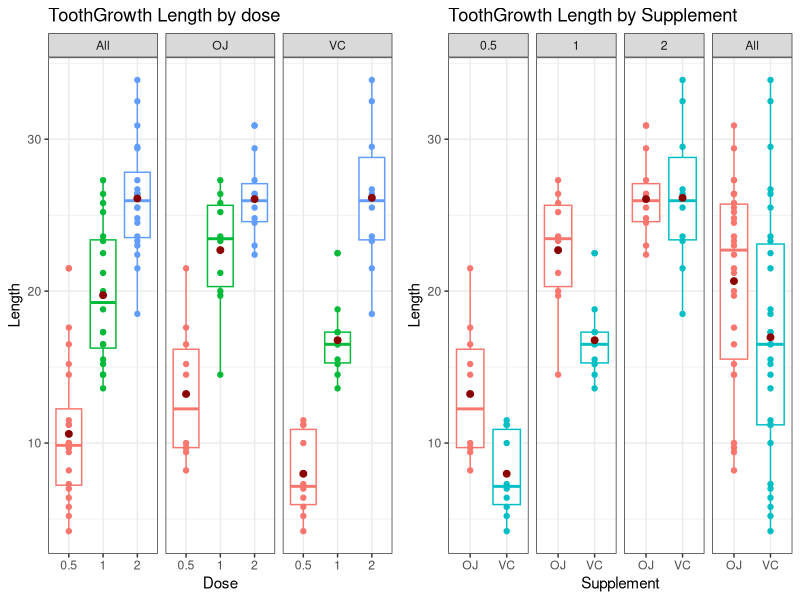

The R script that drew this image:
## ---- chunk 1
knitr::opts_chunk$set(echo = TRUE)
knitr::opts_chunk$set( fig.path = "figure/")
## ---- chunk 2
library(tidyverse, warn.conflicts = TRUE)
library(gridExtra, warn.conflicts = FALSE)
# Load the dataset
data("ToothGrowth")
# check the data types
str(ToothGrowth)
## ---- chunk 3
# Helper function (replicate the summary base fucntion)
mysummary <- function(dat){
    data.frame(
        Min = min(dat), Quantile25 = quantile(dat, 0.25),
        Median = median(dat), Mean = mean(dat),
        Quantile75 = quantile(dat, 0.75), Max = max(dat)  )}

# convert the factor / numeric in char to aggreagate the data in a single table.
ToothGrowthTab <- ToothGrowth %>% mutate(dose = as.character(dose),
                                         supp = as.character(supp))
# build the summary dataset
ToothGrowthTab  %>% group_by(supp, dose) %>% do( mysummary(.$len)) %>%
    rbind(. , ToothGrowthTab  %>% mutate(dose='-') %>% group_by(supp, dose) %>%
              do( mysummary(.$len)) ) %>%
    rbind(., ToothGrowthTab  %>% mutate(supp='-') %>% group_by(supp, dose) %>%
              do( mysummary(.$len)) )  %>%
    rbind(., ToothGrowthTab  %>% mutate(supp='-', dose = '-') %>%
              group_by(supp, dose) %>%
              do( mysummary(.$len)) ) %>% arrange(supp, dose)
## ---- chunk 4
addallfacet <- function(dat, col){
    dat$facet <- dat[[col]]
    newdat <- dat
    newdat$facet <- "All"
    return(rbind(newdat, dat))
}

plot1 <- addallfacet(ToothGrowth, 'supp')  %>% mutate(dose = as.factor(dose)) %>%
    ggplot(aes(dose, len, color=dose)) +
    geom_boxplot() + geom_point() + facet_grid(~facet) + theme_bw() +
    theme(legend.position = "none") +
    stat_summary(fun.y = mean, geom="point",colour="darkred", size=2) +
    labs(title="ToothGrowth Length by dose", x="Dose", y="Length")
plot2 <- addallfacet(ToothGrowth, 'dose')  %>%
    ggplot(aes(supp, len, color=supp)) + geom_boxplot() + geom_point() + facet_grid(~facet) +
    theme_bw() + theme(legend.position = "none") +
    stat_summary(fun.y = mean, geom="point",colour="darkred", size=2) +
    labs(title="ToothGrowth Length by Supplement", x="Supplement", y="Length")
grid.arrange(plot1, plot2, ncol = 2)
## ---- chunk 5
# t-test helmper function
getPValue <- function(pdose1 = 0, pdose2 = 0, psupp1 = 'All', psupp2 = 'All', alt){
    t.test(
    ToothGrowth %>%
        filter(pdose1 == 0 | dose==pdose1, psupp1 == 'All' | supp==psupp1) %>% select(len),
    ToothGrowth %>% 
        filter(pdose2 == 0 |dose==pdose2, psupp2 == 'All' | supp==psupp2) %>% select(len),
    alternative = alt, paired = FALSE, var.equal = FALSE,
    conf.level = 0.95)$p.value
}
